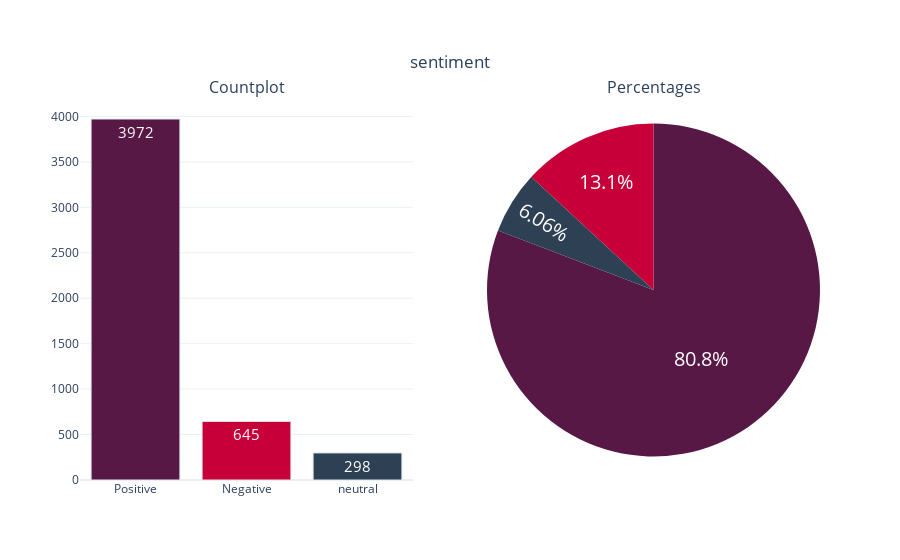

Notebook code for this chart:
### Code cell
# Let's see if we have an unbalanced data problem
categorical_variable_summary(data,'sentiment')

### Figure 1 — Plotly figure (JSON) as saved in the notebook; plotly's stock layout.template omitted (floating-point values rounded to 4 significant figures)
{"data": [{"marker": {"color": ["#581845", "#C70039", "#2E4053", "#1ABC9C", "#7F8C8D"], "line": {"color": "#DBE6EC", "width": 1}}, "name": "sentiment", "showlegend": false, "text": ["3972", "645", "298"], "textfont": {"size": 15}, "textposition": "auto", "type": "bar", "x": ["Positive", "Negative", "neutral"], "xaxis": "x", "y": [3972, 645, 298], "yaxis": "y"}, {"domain": {"x": [0.55, 1], "y": [0, 1]}, "labels": ["Positive", "Negative", "neutral"], "marker": {"colors": ["#581845", "#C70039", "#2E4053", "#1ABC9C", "#7F8C8D"]}, "name": "sentiment", "showlegend": false, "textfont": {"size": 20}, "textposition": "auto", "type": "pie", "values": [3972, 645, 298]}], "layout": {"annotations": [{"font": {"size": 16}, "showarrow": false, "text": "Countplot", "x": 0.225, "xanchor": "center", "xref": "paper", "y": 1, "yanchor": "bottom", "yref": "paper"}, {"font": {"size": 16}, "showarrow": false, "text": "Percentages", "x": 0.775, "xanchor": "center", "xref": "paper", "y": 1, "yanchor": "bottom", "yref": "paper"}], "title": {"text": "sentiment", "x": 0.5, "xanchor": "center", "y": 0.9, "yanchor": "top"}, "xaxis": {"anchor": "y", "domain": [0, 0.45]}, "yaxis": {"anchor": "x", "domain": [0, 1]}}}
